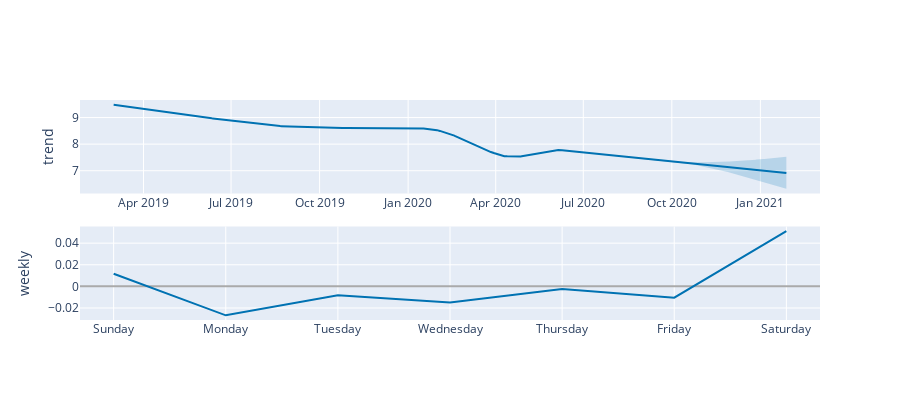

This figure's notebook cell:
### Code cell
plot_components_plotly(m, forecast)

### Figure 1 — Plotly figure (JSON) as saved in the notebook; plotly's stock layout.template omitted (floating-point values rounded to 4 significant figures; data arrays with more than 128 entries replaced by an {"elided": "..."} marker saying what was removed)
{"data": [{"line": {"color": "#0072B2", "width": 2}, "mode": "lines", "name": "trend", "type": "scatter", "x": {"elided": "511 str values"}, "xaxis": "x", "y": {"elided": "511 float values"}, "yaxis": "y"}, {"line": {"color": "rgba(0, 114, 178, 0.2)", "width": 0}, "mode": "lines", "name": "trend_upper", "type": "scatter", "x": {"elided": "511 str values"}, "xaxis": "x", "y": {"elided": "511 float values"}, "yaxis": "y"}, {"fill": "tonexty", "fillcolor": "rgba(0, 114, 178, 0.2)", "line": {"color": "rgba(0, 114, 178, 0.2)", "width": 0}, "mode": "lines", "name": "trend_lower", "type": "scatter", "x": {"elided": "511 str values"}, "xaxis": "x", "y": {"elided": "511 float values"}, "yaxis": "y"}, {"line": {"color": "#0072B2", "width": 2}, "mode": "lines", "name": "weekly", "type": "scatter", "x": ["2017-01-01T00:00:00", "2017-01-02T00:00:00", "2017-01-03T00:00:00", "2017-01-04T00:00:00", "2017-01-05T00:00:00", "2017-01-06T00:00:00", "2017-01-07T00:00:00"], "xaxis": "x2", "y": [0.0117, -0.02681, -0.008217, -0.01488, -0.002373, -0.01051, 0.0511], "yaxis": "y2"}], "layout": {"height": 400, "showlegend": false, "width": 900, "xaxis": {"anchor": "y", "domain": [0, 1], "range": ["2019-01-25T01:12:00", "2021-03-03T22:48:00"], "type": "date"}, "xaxis2": {"anchor": "y2", "domain": [0, 1], "range": ["2016-12-31T16:48:00", "2017-01-07T07:12:00"], "tickformat": "%A", "type": "date"}, "yaxis": {"anchor": "x", "domain": [0.575, 1], "rangemode": "normal", "title": {"text": "trend"}, "zerolinecolor": "#AAA"}, "yaxis2": {"anchor": "x2", "domain": [0, 0.425], "title": {"text": "weekly"}, "zerolinecolor": "#AAA"}}}
